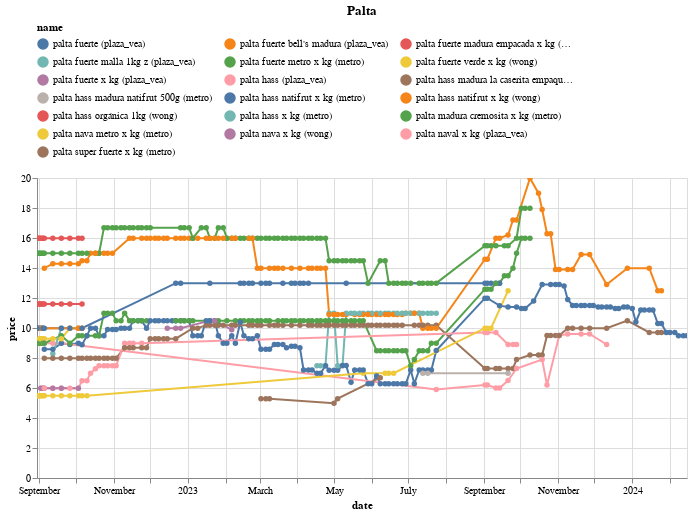

Source (notebook cell):
### Code cell
(df
 .loc[df.name.isin(names)]
 .pipe(alt.Chart)
 .mark_line(point=True)
 .encode(x='date', y='price', color='name', tooltip=['name','price'])
 .properties(width=650, title='Palta')
 .interactive()
 .configure_legend(orient='top', columns=3)
)

### Figure 1 — Vega-Lite specification as saved in the notebook (floating-point values rounded to 4 significant figures; data arrays with more than 128 entries replaced by an {"elided": "..."} marker saying what was removed)
{"config": {"view": {"continuousWidth": 300, "continuousHeight": 300}, "legend": {"columns": 3, "orient": "top"}}, "data": {"name": "data-8ea8328361e738b967701eddbf6b54f7"}, "mark": {"type": "line", "point": true}, "encoding": {"color": {"field": "name", "type": "nominal"}, "tooltip": [{"field": "name", "type": "nominal"}, {"field": "price", "type": "quantitative"}], "x": {"field": "date", "type": "temporal"}, "y": {"field": "price", "type": "quantitative"}}, "params": [{"name": "param_14", "select": {"type": "interval", "encodings": ["x", "y"]}, "bind": "scales"}], "title": "Palta", "width": 650, "$schema": "https://vega.github.io/schema/vega-lite/v5.16.3.json", "datasets": {"data-8ea8328361e738b967701eddbf6b54f7": {"elided": "693 records"}}}
